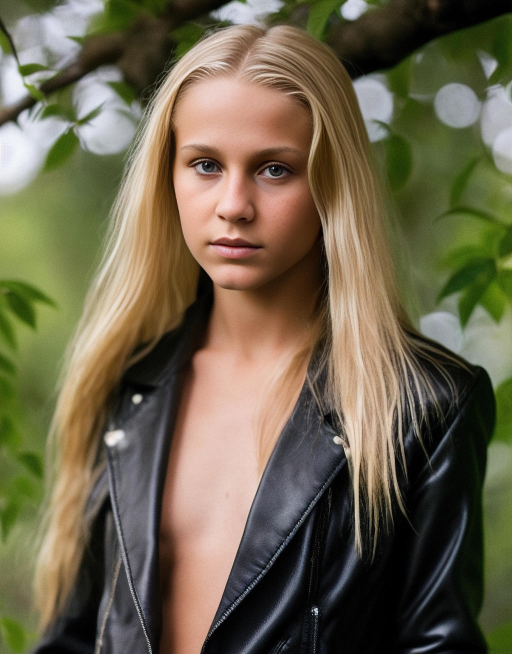
#> input picture 2_wm.jpg, 1024 x 1308 px (shown at 1/2 size)
$ python testPillow.py
#> lines starting #> are read from the running program, lines starting #| are printed output that depends on the picture
#> further down, InputImage is the input picture: PIL image 1024x1308 RGB; mean R, G, B 108.5, 99.5, 76.2
from PIL import Image, ImageFilter, ImageChops, ImageMath
import numpy as np
import math as m

def sinMaskTop(row):
    value = 255
    newRow = np.zeros((row.size))
    for i in range(1,row.size):
        newRow[i] = value * m.sin(i/row.size*m.pi)
    return newRow

def MaskGen(ChanelImg, formula):
#> called with formula = '(a+b)/2'
    ChanelImg = ChanelImg.convert(mode='L')
    npMask = np.asarray(ChanelImg)
    npMask = np.asarray([sinMaskTop(row) for row in npMask])
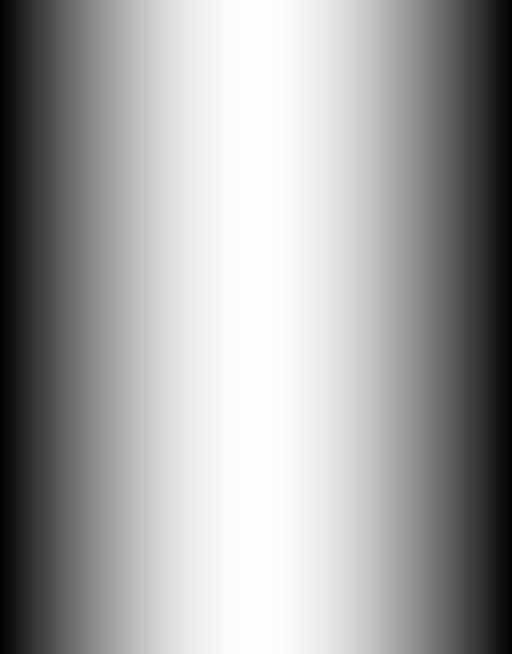
#> npMask: shape (1308, 1024) float64 (shown at 1/2 size); min 0, max 255, mean 162.3
    imgMask = Image.fromarray(npMask).convert('L')
    #imgMaskInvers = imgMask.point(lambda x: 255-x)
    #imgBlank = ChanelImg.point(lambda _: 0)
    imgMackRot = imgMask.rotate(90,expand=True)
    imgMackRot = imgMackRot.resize((imgMask.size))
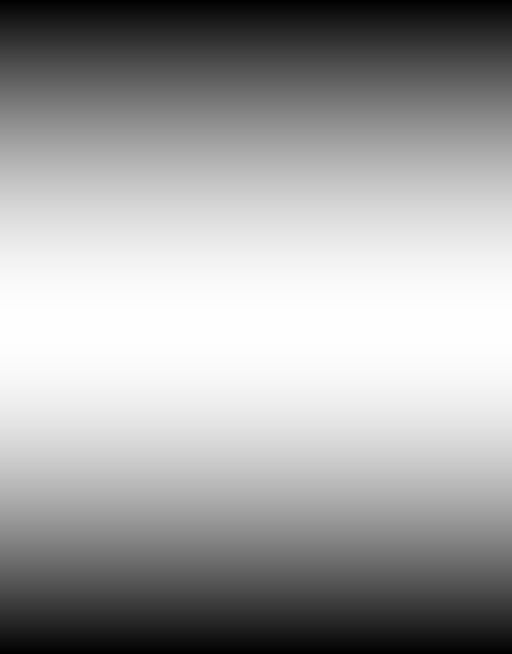
#> imgMackRot: PIL image 1024x1308 L (shown at 1/2 size); min 0, max 255, mean 161.8
    imgMask = ImageMath.eval(formula,a=imgMask,b=imgMackRot).convert(mode='L') # '(a+b)/2'
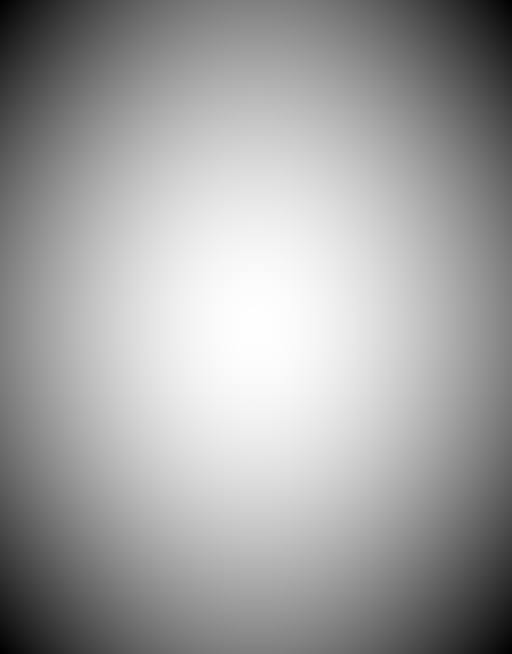
#> imgMask: PIL image 1024x1308 L (shown at 1/2 size); min 0, max 255, mean 161.6
    return imgMask

InputImage = Image.open('2_wm.jpg')
InputImage.load()
InputImage = InputImage.convert(mode='RGB')

#maskImg = MaskGen(Red,'(a+b)*5/8-80')
maskImg = MaskGen(InputImage,'(a+b)/2')
#maskImg = MaskGen(Red,'(a+b)-50')
#maskImg = MaskGen(Red,'a+b-127')

BlureImage = InputImage.filter(ImageFilter.GaussianBlur(20))
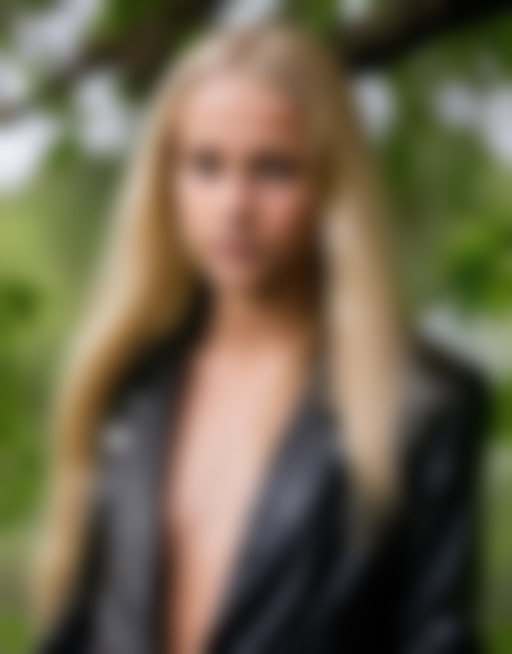
#> BlureImage: PIL image 1024x1308 RGB (shown at 1/2 size); mean R, G, B 108.4, 99.4, 76.1
InputImage = Image.composite(InputImage,BlureImage,maskImg)

Red, Green, Blue = InputImage.split()
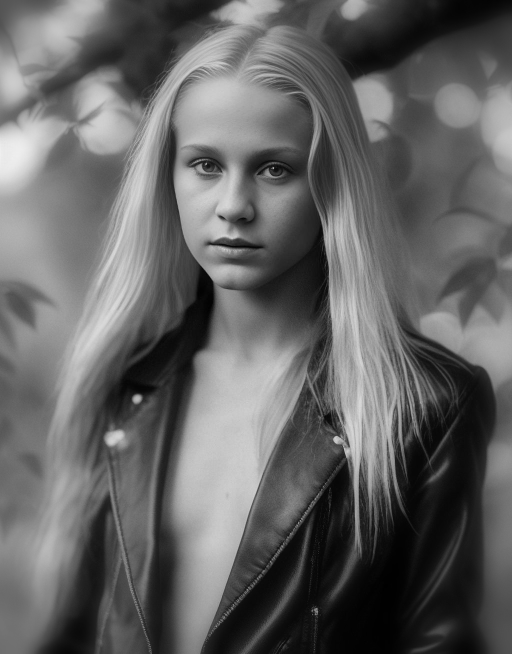
#> Green: PIL image 1024x1308 L (shown at 1/2 size); min 0, max 240, mean 99.4
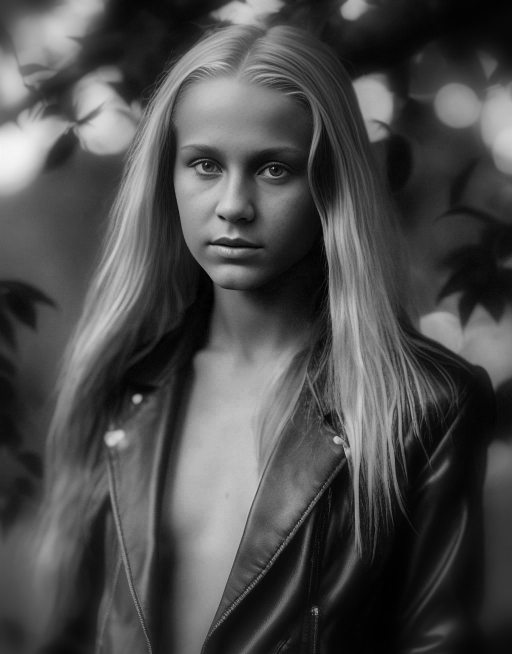
#> Blue: PIL image 1024x1308 L (shown at 1/2 size); min 0, max 246, mean 76.2

RedOffset = ImageChops.offset(Red,5,0)
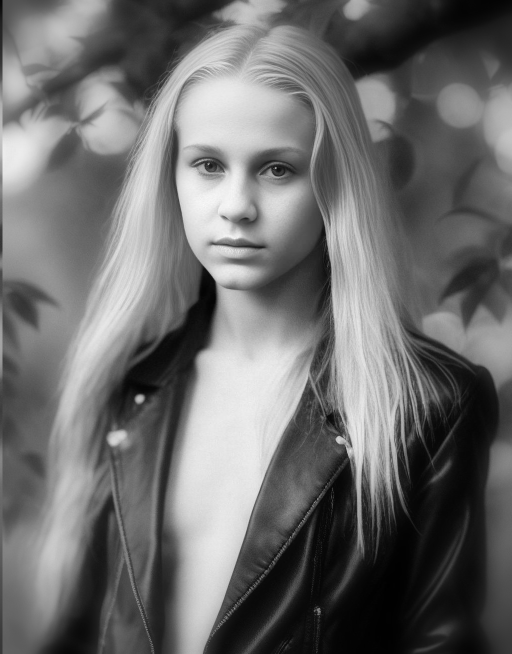
#> RedOffset: PIL image 1024x1308 L (shown at 1/2 size); min 0, max 252, mean 108.5

Red = Image.composite(Red,RedOffset,maskImg)

ImgOutput = Image.merge('RGB',(Red, Green,Blue))
#ImgOutput = maskImg

ImgOutput.show()

$ run again, with image.png saved as 2_wm.jpg
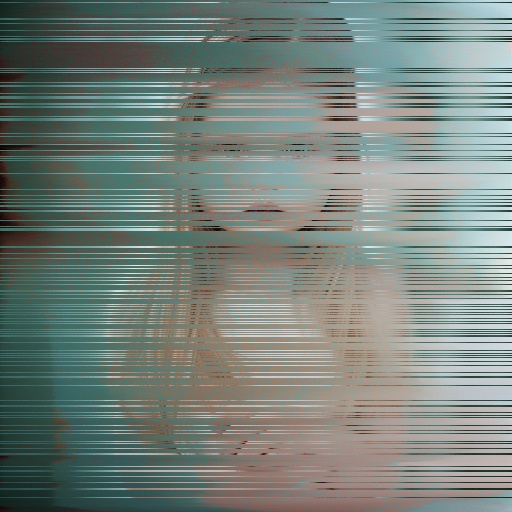
#> input picture image.png, 512 x 512 px
#> InputImage is the input picture: PIL image 512x512 RGB; mean R, G, B 120, 130.9, 124.7
#> `Red, Green, Blue = InputImage.split()`:
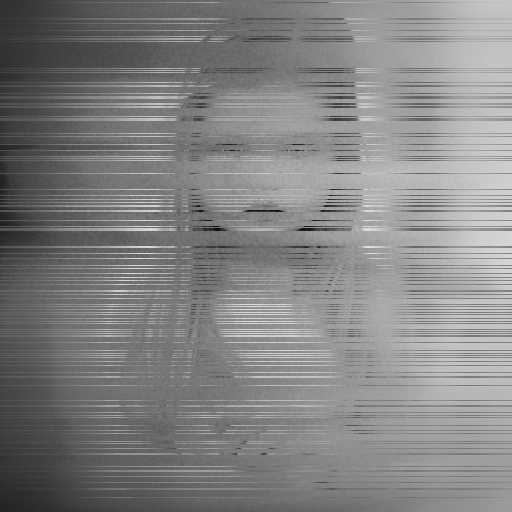
#> Green: PIL image 512x512 L; min 4, max 228, mean 130.9
#> `RedOffset = ImageChops.offset(Red,5,0)`:
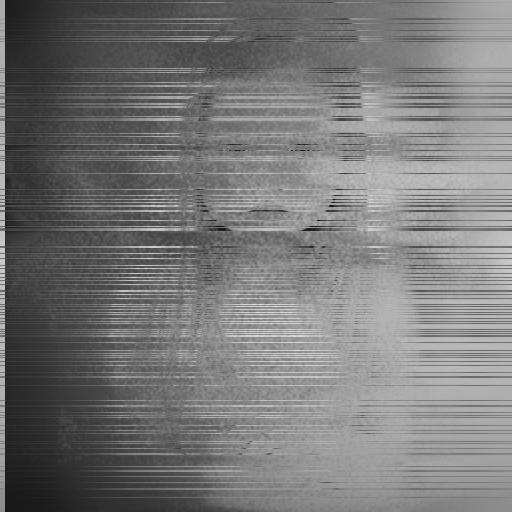
#> RedOffset: PIL image 512x512 L; min 10, max 224, mean 120
